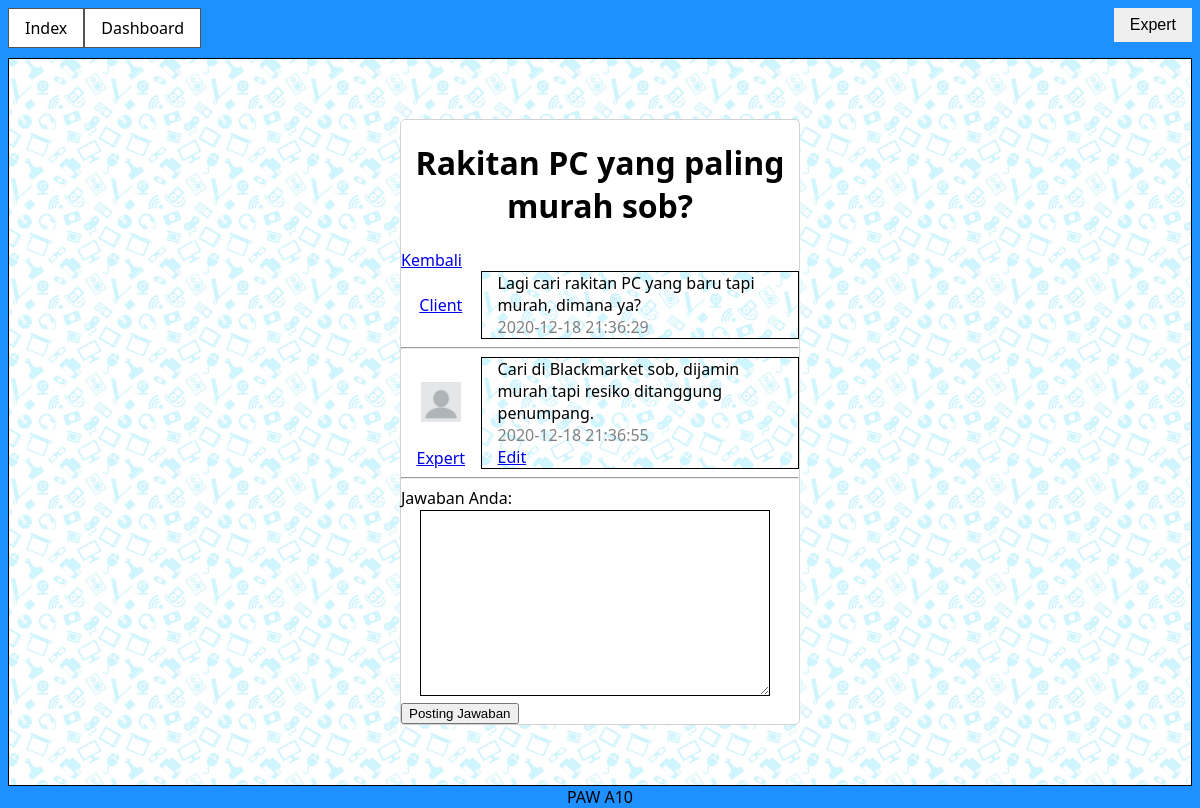
The page /thread.php?id=1 (signed in) on the database as committed earlier.
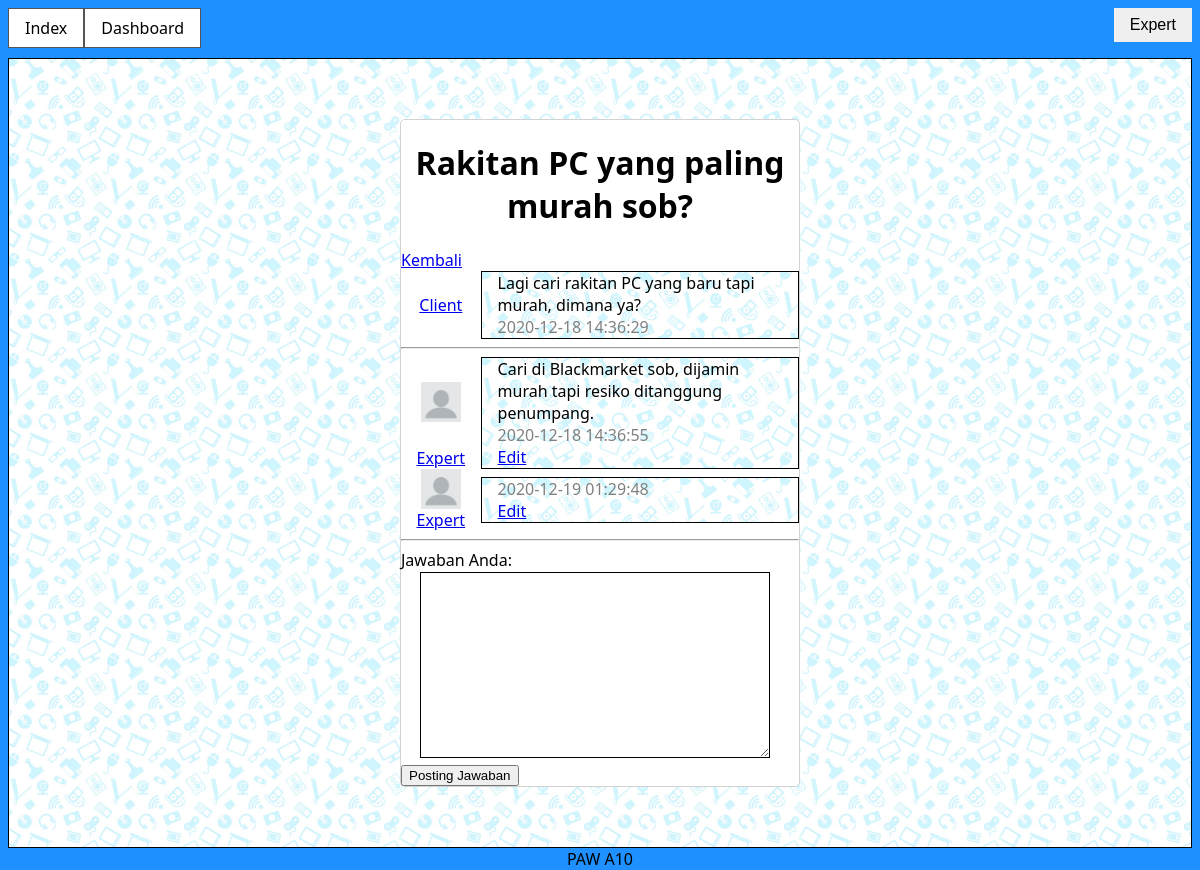
The same page on the database as committed later.
### tables this page shows
CREATE TABLE `thread` (
  `thread_id` int(11) NOT NULL,
  `user_id` int(11) NOT NULL,
  `topic_id` int(11) NOT NULL,
  `title` varchar(255) NOT NULL,
  `question` varchar(8000) NOT NULL,
  `time` timestamp NOT NULL DEFAULT current_timestamp() ON UPDATE current_timestamp()
);

CREATE TABLE `answer` (
  `answer_id` int(11) NOT NULL,
  `user_id` int(11) NOT NULL,
  `thread_id` int(11) NOT NULL,
  `answer` varchar(8000) NOT NULL,
  `time` timestamp NOT NULL DEFAULT current_timestamp() ON UPDATE current_timestamp()
);

CREATE TABLE `user` (
  `user_id` int(11) NOT NULL,
  `email` varchar(255) NOT NULL,
  `password` varchar(64) NOT NULL,
  `name` varchar(255) NOT NULL,
  `bio` varchar(255) NOT NULL,
  `avatar` varchar(255) DEFAULT NULL,
  `type` varchar(255) NOT NULL
);

### view/thread_view.inc (the view, shortened to what this page needs)
<!DOCTYPE html>
<html lang="en">
<?php include "head.inc" ?>
<body>
    <?php include "navbar.inc"; ?>
    <div class="content">
        <div class="regisbox">
            <h1><?php echo $thread['title'] ?></h1>
            <a href="topik.php?topik=<?php echo $thread['topic_id'] ?>">Kembali</a>
            <div class="chat">
                <div class="bio">
                    <a href="profile.php?id=<?php echo $thread['user_id'] ?>"><?php echo $thread['name'] ?></a>
                </div>
                <div class="content">
                    <?php echo $thread['question'] ?>
                    <div class="time"><?php echo $thread['time'] ?></div>
                </div>
            </div>
            <hr>
            <?php foreach ($answers as $answer) : ?>
                <div class="chat">
                    <div class="bio">
                        <img src="image/profile/<?php echo $answer['avatar'] ?>" class="profile" alt="">
                        <a href="profile.php?id=<?php echo $answer['user_id'] ?>"><?php echo $answer['name'] ?></a>
                    </div>
                    <div class="content">
                        <?php echo $answer['answer'] ?>
                        <div class="time"><?php echo $answer['time'] ?></div>
                        <?php if ($answer['user_id'] == $_SESSION['id']) : ?>
                            <a href="edit_answer.php?answer_id=<?php echo $answer['answer_id'] ?>">Edit</a>
                        <?php endif ?>
                    </div>
                </div>
            <?php endforeach ?>
            <hr>
            <?php if ($_SESSION['type'] == 'expert') : ?>
            <form method="post">
                <label for="answer">Jawaban Anda:</label>
                <textarea name="answer" id="answer" class="inputan" rows="10"></textarea>
                <input type="submit" value="Posting Jawaban">
            </form>
            <?php endif ?>
        </div>
    </div>
    <?php include "footer.inc"; ?>
</body>
</html>

Rows that differ between the two databases and show on the page:
changed thread "Rakitan PC yang paling murah sob?": time "2020-12-18 21:36:29" → "2020-12-18 14:36:29"
changed answer "Cari di Blackmarket sob, dijamin murah tapi resiko ditanggung penumpang.": time "2020-12-18 21:36:55" → "2020-12-18 14:36:55"
added answer: user.avatar (placeholder picture), user.name "Expert", time "2020-12-19 01:29:48"
